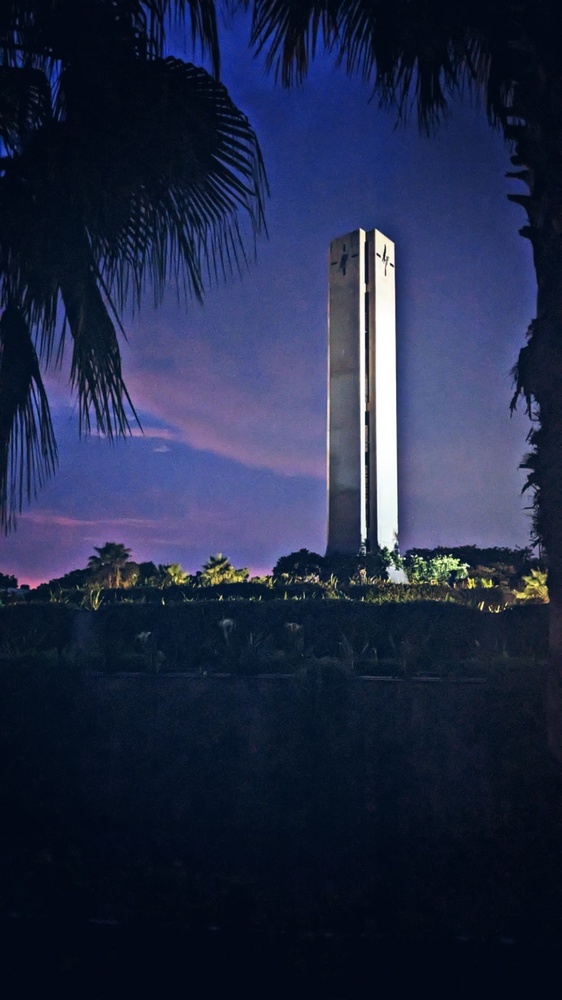
#> input picture  DCT Energy Compaction/image.jpg, 562 x 1000 px, shrunk from 2268 x 4032 before the run
$ jupyter execute DCT.ipynb
#> lines starting #> are read from the running program, lines starting #| are printed output that depends on the picture
# Lab 5: Frequency Domain Analysis and Filtering

## Theory

### Discrete Fourier Transform (DFT)
DFT converts spatial data into frequency components.

F(u, v) = ΣΣ f(x, y) e^(−j2π(ux/M + vy/N))

---

### Frequency Components
- Low frequency → smooth regions
- High frequency → edges and noise

---

### Filters

#### Low Pass Filter
Removes high-frequency components → smoothing

#### High Pass Filter
Removes low-frequency components → edge enhancement

---

### Median Filter
Non-linear filter effective for removing impulse noise.

---

### Inverse DFT
Converts frequency domain data back to spatial domain, reconstructing the image.

# Experiment 1: Gaussian Filtering

## Problem
To apply Gaussian filter to smooth an image.

## Theory
Gaussian filtering uses a weighted kernel to reduce noise and smooth the image.

[cell 1]
import cv2
import matplotlib.pyplot as plt

img = cv2.imread('image.jpg', 0)
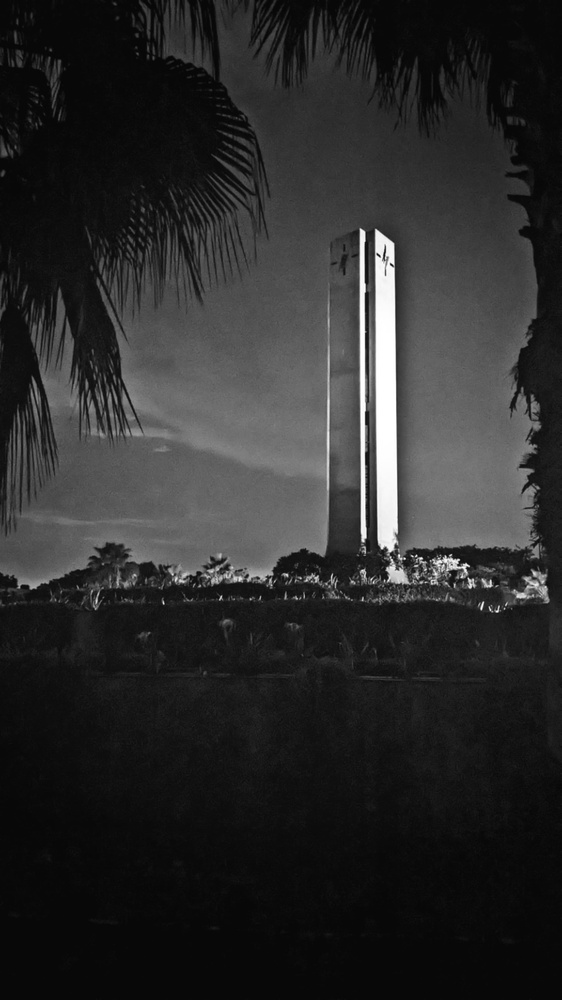
#> img: shape (1000, 562); min 4, max 255, mean 43.2

gaussian = cv2.GaussianBlur(img, (15,15), 0)
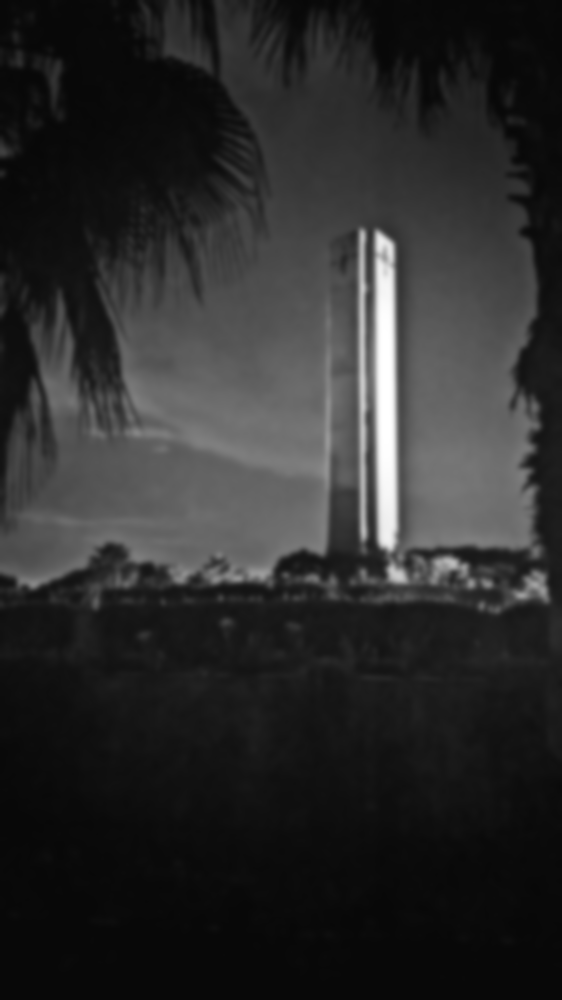
#> gaussian: shape (1000, 562); min 8, max 255, mean 43.2

plt.figure(figsize=(25,15))

plt.subplot(1,2,1)
plt.imshow(img, cmap='gray')
plt.title("Original")
plt.axis('off')

plt.subplot(1,2,2)
plt.imshow(gaussian, cmap='gray')
plt.title("Gaussian Filter")
plt.axis('off')

plt.show()
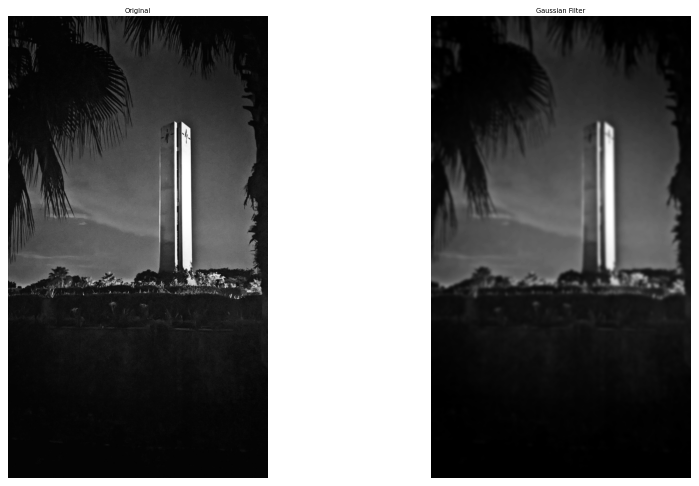
#> figure drawn by matplotlib, 2 panels

# Experiment 2: Frequency Domain Filtering

## Problem
To apply filtering in frequency domain using DFT.

## Theory
DFT converts image from spatial domain to frequency domain.
Low frequencies → smooth regions
High frequencies → edges/noise

[cell 2]
import cv2
import numpy as np
import matplotlib.pyplot as plt

img = cv2.imread('image.jpg', 0)

# DFT
dft = np.fft.fft2(img)
dft_shift = np.fft.fftshift(dft)

# Mask (low-pass filter)
rows, cols = img.shape
#> rows = 1000; cols = 562
crow, ccol = rows//2, cols//2
#> crow = 500; ccol = 281

mask = np.zeros((rows, cols), np.uint8)
mask[crow-30:crow+30, ccol-30:ccol+30] = 1

# Apply mask
filtered = dft_shift * mask

# Inverse DFT
f_ishift = np.fft.ifftshift(filtered)
img_back = np.fft.ifft2(f_ishift)
img_back = np.abs(img_back)
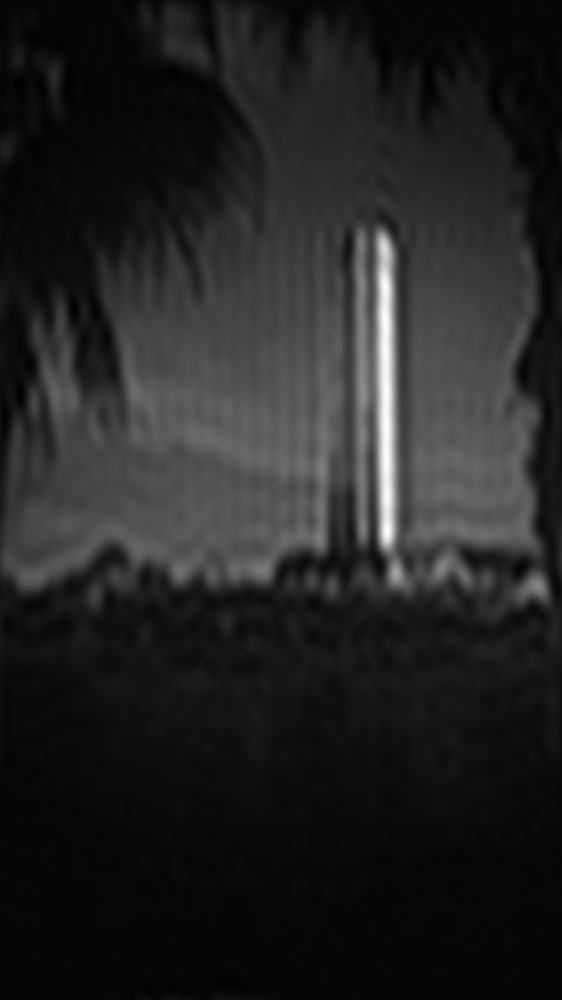
#> img_back: shape (1000, 562) float64; min 1.79, max 301.9, mean 43.3; drawn with min black and max white

plt.figure(figsize=(10,5))

plt.subplot(1,2,1)
plt.imshow(img, cmap='gray')
plt.title("Original")

plt.subplot(1,2,2)
plt.imshow(img_back, cmap='gray')
plt.title("Low Pass Result")

plt.show()

# Experiment 3: Median Filter

## Problem
To remove noise using median filtering.

## Theory
Median filter replaces each pixel with median of neighbors.
It is effective for salt and pepper noise.

[cell 3]
import cv2
import matplotlib.pyplot as plt

img = cv2.imread('image.jpg', 0)

median = cv2.medianBlur(img, 5)

plt.figure(figsize=(25,15))

plt.subplot(1,2,1)
plt.imshow(img, cmap='gray')
plt.title("Original")

plt.subplot(1,2,2)
plt.imshow(median, cmap='gray')
plt.title("Median Filter")

plt.show()

# Experiment 4: Forward and Inverse DFT

## Problem
To compute DFT and reconstruct image using inverse DFT.

## Theory
DFT converts image into frequency components.
Inverse DFT reconstructs the image back.

[cell 4]
import numpy as np
import cv2
import matplotlib.pyplot as plt

img = cv2.imread('image.jpg', 0)

# Forward DFT
dft = np.fft.fft2(img)
dft_shift = np.fft.fftshift(dft)

# Magnitude spectrum
magnitude = 20 * np.log(np.abs(dft_shift) + 1)
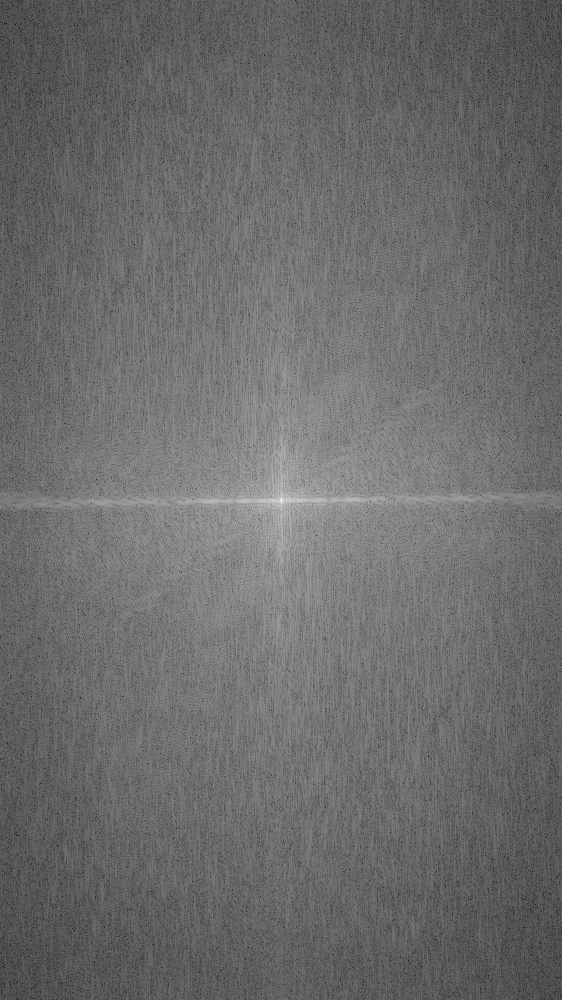
#> magnitude: shape (1000, 562) float64; min 19.74, max 340.1, mean 155.3; drawn with min black and max white

# Inverse DFT
f_ishift = np.fft.ifftshift(dft_shift)
img_back = np.fft.ifft2(f_ishift)
img_back = np.abs(img_back)

plt.figure(figsize=(25,15))

plt.subplot(1,3,1)
plt.imshow(img, cmap='gray')
plt.title("Original")

plt.subplot(1,3,2)
plt.imshow(magnitude, cmap='gray')
plt.title("Magnitude Spectrum")

plt.subplot(1,3,3)
plt.imshow(img_back, cmap='gray')
plt.title("Reconstructed")

plt.show()
